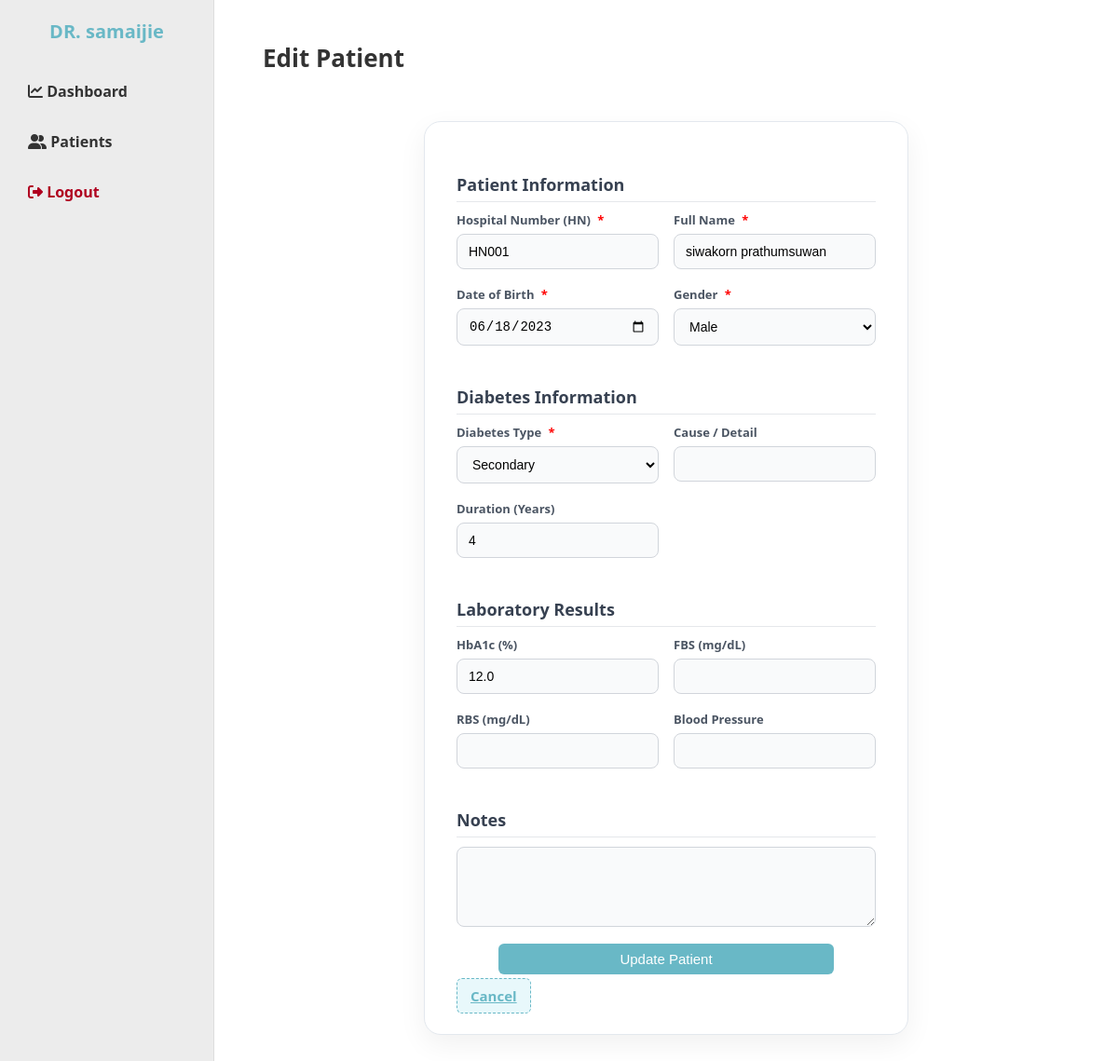
Page /edit_patient/HN001 (signed in) on the committed database.
### tables this page shows
CREATE TABLE patients (
            id INTEGER PRIMARY KEY AUTOINCREMENT,
            doctor_id INTEGER NOT NULL,
        
            hn TEXT NOT NULL,
            name TEXT NOT NULL,
        
            date_of_birth TEXT,
            gender TEXT,
        
            last_result TEXT,
            last_prediction_at TEXT,
        
            created_at TEXT DEFAULT CURRENT_TIMESTAMP,
        
            FOREIGN KEY (doctor_id) REFERENCES users(id),
            UNIQUE (doctor_id, hn)
        );

CREATE TABLE diabetes_info (
        diabetes_id INTEGER PRIMARY KEY AUTOINCREMENT,

        patient_id INTEGER NOT NULL,

        diabetes_type TEXT
            CHECK(diabetes_type IN
            ('Type 1','Type 2','GDM','Secondary','MODY','Other')),

        diabetes_detail TEXT,   -- ⭐ เพิ่มรายละเอียด

        duration_years INTEGER,

        hba1c REAL,
        fbs REAL,
        rbs REAL,

        insulin BOOLEAN,
        oral_drug BOOLEAN,

        blood_pressure TEXT,

        dyslipidemia BOOLEAN,
        kidney_disease BOOLEAN,

        FOREIGN KEY (patient_id) REFERENCES patients(id)
    );

### auth.py (the view, shortened to what this page needs)
@auth_bp.route("/edit_patient/<hn>", methods=["GET", "POST"])
def edit_patient(hn):
    db = get_db()
    patient = db.execute("""
        SELECT * FROM patients
        WHERE hn = ? AND doctor_id = ?
    """, (hn, session["user_id"])).fetchone()
    diabetes = db.execute(
        "SELECT * FROM diabetes_info WHERE patient_id = ?",
        (patient["id"],)
    ).fetchone()
    return render_template(
        "edit_patient.html",
        patient=patient,
        diabetes=diabetes,
        button_label="Update Patient",
        cancel_url=url_for("auth.patient_detail", hn=hn)
    )

### database.py (called while the page is built)
def get_db():
    conn = sqlite3.connect(
        DB_NAME,
        timeout=10,          # ⭐ รอ lock ได้
        check_same_thread=False
    )
    conn.row_factory = sqlite3.Row
    conn.execute("PRAGMA foreign_keys = ON;")
    return conn

### templates/edit_patient.html (shortened to what this page needs)
{% extends "layout.html" %}
{% block content %}
<div class="page-header">
    <h1 class="page-title">Edit Patient</h1>
</div>
{% include "patient_form.html" %}
{% endblock %}

### templates/patient_form.html (shortened to what this page needs)
<form class="form-card" method="POST" xmlns="http://www.w3.org/1999/html">
<h3 class="form-section">Patient Information</h3>
<div class="form-row">
<div class="form-group">
<label>Hospital Number (HN) <span class="required">*</span></label>
<input type="text" name="hn"
value="{{ patient.hn if patient else '' }}"
class="{% if errors and errors.get('hn') %}error{% endif %}"
{% if patient %}readonly{% endif %}>
</div>
<div class="form-group">
<label>Full Name <span class="required">*</span></label>
<input type="text" name="name"
value="{{ patient.name if patient else '' }}"
class="{% if errors and errors.get('name') %}error{% endif %}">
</div>
</div>
<div class="form-row">
<div class="form-group">
<label>Date of Birth <span class="required">*</span></label>
<input type="date" name="date_of_birth"
value="{{ patient.date_of_birth if patient else '' }}"
class="{% if errors and errors.get('date_of_birth') %}error{% endif %}">
</div>
<div class="form-group">
<label>Gender <span class="required">*</span></label>
<select name="gender"
class="{% if errors and errors.get('gender') %}error{% endif %}">
{% for g in ["Male","Female","Other"] %}
<option value="{{ g }}"
{% if patient and patient.gender==g %}selected{% endif %}>
{{ g }}
</option>
{% endfor %}
</select>
</div>
</div>
<h3 class="form-section">Diabetes Information</h3>
<div class="form-row">
<div class="form-group">
<label>Diabetes Type <span class="required">*</span></label>
<select name="diabetes_type">
{% for t in ["Type 1","Type 2","GDM","Secondary","MODY","Other"] %}
<option value="{{ t }}"
{% if diabetes and diabetes.diabetes_type==t %}selected{% endif %}>
{{ t }}
</option>
{% endfor %}
</select>
</div>
<div class="form-group">
<label>Cause / Detail</label>
<input type="text" name="diabetes_detail"
value="{{ diabetes.diabetes_detail if diabetes else '' }}">
</div>
</div>
<div class="form-row">
<div class="form-group">
<label>Duration (Years)</label>
<input type="number" name="duration_years"
value="{{ diabetes.duration_years if diabetes else '' }}">
</div>
</div>
<h3 class="form-section">Laboratory Results</h3>
<div class="form-row">
<div class="form-group">
<label>HbA1c (%)</label>
<input type="number" step="0.1" name="hba1c"
value="{{ diabetes.hba1c if diabetes else '' }}">
</div>
<div class="form-group">
<label>FBS (mg/dL)</label>
<input type="number" name="fbs"
value="{{ patient.fbs if patient else '' }}">
</div>
</div>
<div class="form-row">
<div class="form-group">
<label>RBS (mg/dL)</label>
<input type="number" name="rbs"
value="{{ patient.rbs if patient else '' }}">
</div>
<div class="form-group">
<label>Blood Pressure</label>
<input type="text" name="blood_pressure"
value="{{ patient.blood_pressure if patient else '' }}">
</div>
</div>
<h3 class="form-section">Notes</h3>
<div class="form-group">
<textarea name="notes" rows="4">{{ patient.notes if patient else '' }}</textarea>
</div>
<div class="form-actions">
<button type="submit" class="btn primary">
{{ button_label }}
</button>
<a href="{{ cancel_url }}" class="btn secondary">
Cancel
</a>
</div>
</form>

### static/style.css (style rules this page uses)
body { font-family: Arial, sans-serif; background: #ffffff; margin: 0; padding: 0; }
.page-header { max-width: 1100px; margin: 0 auto 30px auto; display: flex; align-items: center; justify-content: space-between; }
.btn { padding: 12px 25px; border-radius: 8px; border: none; font-size: 15px; cursor: pointer; }
button { display: block; width: 80%; margin: 12px auto; padding: 12px; font-size: 16px; cursor: pointer; border-radius: 8px; border: none; transition: 0.2s ease; }
.page-header { position: relative; padding: 20px; }
* { margin: 0; padding: 0; box-sizing: border-box; }
body { font-family: "Segoe UI", Arial, sans-serif; background: #f4f6f8; color: #333; }
.page-header { display: flex; justify-content: space-between; align-items: center; margin-bottom: 20px; }
.page-title { font-size: 24px; font-weight: bold; }
.btn { padding: 8px 14px; border-radius: 6px; border: 1px solid #ccc; background: #fff; cursor: pointer; }
.btn.primary { background: #2f80ed; color: #fff; border: none; }
.btn.secondary { background: #e0e0e0; }
.page-title { font-size: 26px; font-weight: 700; }
.btn.secondary { background: #e8f8fb; color: #69b8c6; border: 1px dashed #69b8c6; font-weight: 600; }
.form-card { max-width: 520px; margin: 30px auto; background: #ffffff; padding: 30px 34px; border-radius: 18px; border: 1px solid #e3e8ee; box-shadow: 0 10px 30px rgba(0,0,0,0.06); }
.form-group { display: flex; flex-direction: column; margin-bottom: 18px; }
.form-group label { font-size: 13px; font-weight: 600; margin-bottom: 6px; color: #4b5563; }
.form-group input, .form-group select { padding: 10px 12px; border-radius: 8px; border: 1px solid #d1d5db; font-size: 14px; background: #f9fafb; transition: border-color 0.2s ease, box-shadow 0.2s ease; }
.form-group input::placeholder { color: #9ca3af; }
.form-row { display: grid; grid-template-columns: 1fr 1fr; gap: 16px; }
.btn.primary { background-color: #69b8c6; border-color: #69b8c6; color: #ffffff; }
.btn { background-color: #e6f4f7; color: #3a8f9f; border: 1px solid #69b8c6; }
.btn.secondary { background: #e8f8fb; color: #69b8c6; border: 1px dashed #69b8c6; }
.form-section { font-size:18px; font-weight:600; margin-top:25px; margin-bottom:10px; color:#374151; border-bottom:1px solid #e5e7eb; padding-bottom:6px; }
textarea { padding:10px 12px; border-radius:8px; border:1px solid #d1d5db; font-size:14px; background:#f9fafb; resize:vertical; }
.required { color: red; margin-left: 4px; }

### rows in the picture
patients: hn "HN001", name "siwakorn prathumsuwan", date_of_birth "06/18/2023", gender "Male"
diabetes_info: diabetes_type "Secondary", duration_years "4", hba1c "12.0"

### other values in the picture
{{ session.get('full_name') }} "samaijie"
{{ button_label }} "Update Patient"
